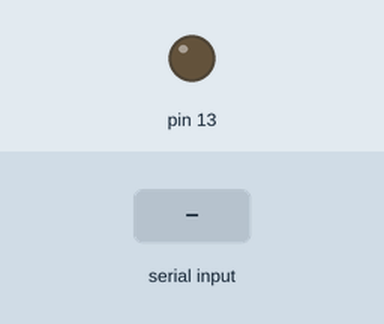
Simulated run of this sketch. Board: Arduino Uno, built with avr-gcc and run on an emulated ATmega328P. Parts: output pins drawn as LEDs (lit = HIGH). The test bench sets the inputs (shaded band).

Above: at 1.2 s.
1.3 s: "s" received over Serial
At 2.4 s:
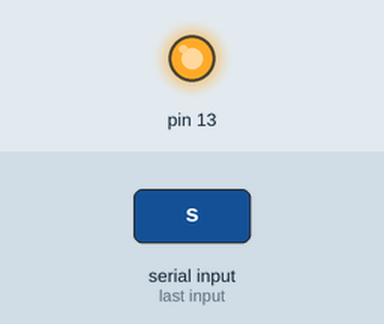
2.8 s: "w" received over Serial
At 3.5 s:
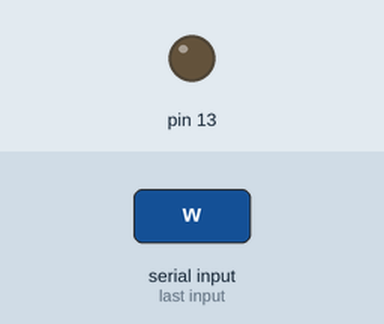
Timing chart, 0 to 5.8 s (numbered marks = the images above; inputs shaded):
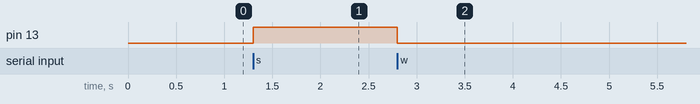

The sketch:

bluetooth-relay.ino
```cpp
void setup() {
  // put your setup code here, to run once:
  Serial.begin(9600);
  pinMode(13, OUTPUT);
}

void loop() {

  if (Serial.available() > 0 ) {
    char rec = Serial.read();
    if (rec == 's') {
      digitalWrite(13, HIGH);
    }
    if (rec == 'w') {
      digitalWrite(13, LOW);
    }
  }
  // put your main code here, to run repeatedly:
}
```

Measured:
- after the input at 1.3 s, pin 13: LOW → HIGH at once
- after the input at 2.8 s, pin 13: HIGH → LOW at once
